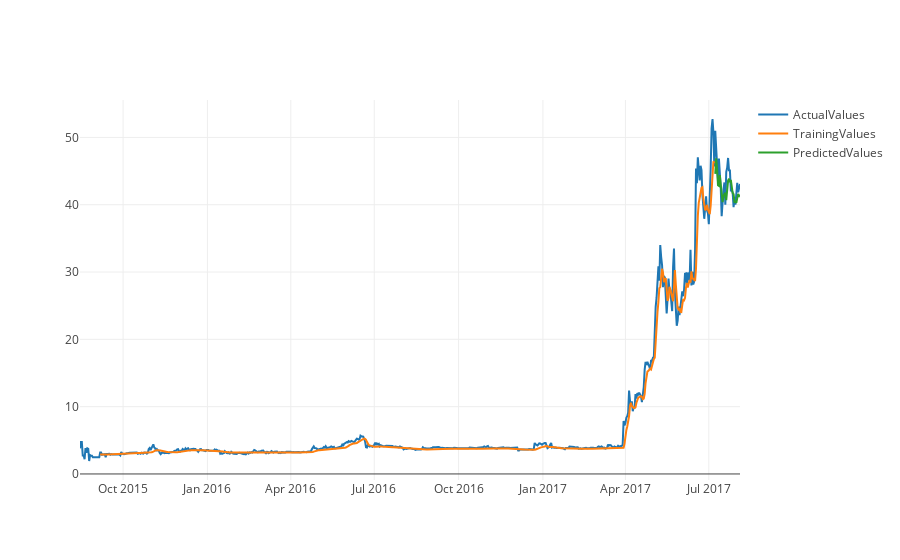
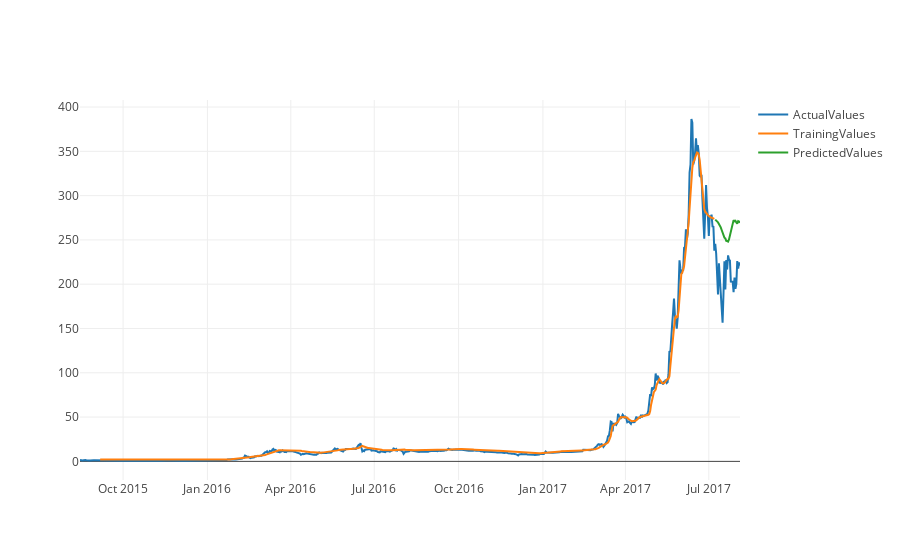
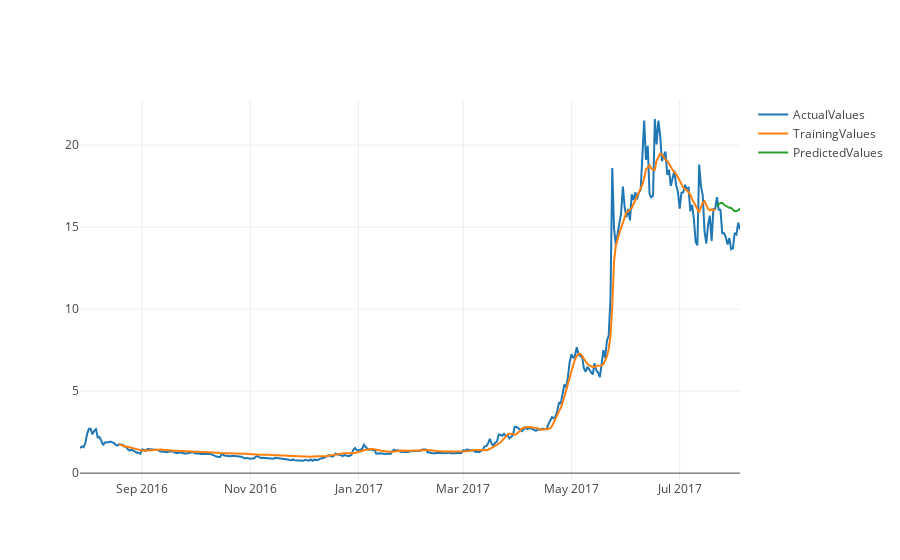
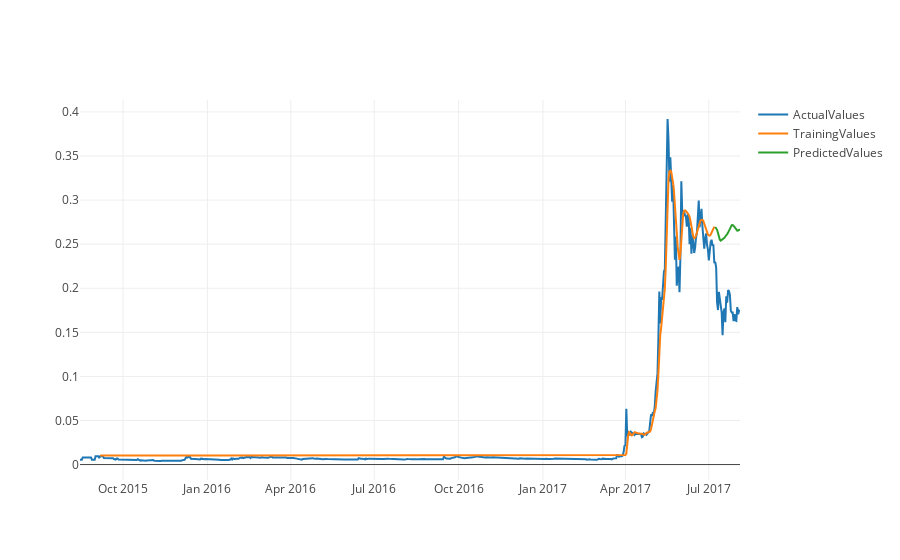

Notebook code for these charts, in order:
### Code cell
USDT_LTC = nextDayPrediction('USDT_LTC', 'poloniex')
USDT_ETH = nextDayPrediction('USDT_ETH', 'poloniex')
USDT_ETC = nextDayPrediction('USDT_ETC', 'poloniex')
USDT_XRP = nextDayPrediction('USDT_XRP', 'poloniex')

### Figure 1 — Plotly figure (JSON) as saved in the notebook; plotly's stock layout.template omitted (floating-point values rounded to 4 significant figures; data arrays with more than 128 entries replaced by an {"elided": "..."} marker saying what was removed)
{"data": [{"name": "ActualValues", "type": "scatter", "x": {"elided": "721 str values"}, "y": {"elided": "721 float values"}}, {"name": "TrainingValues", "type": "scatter", "x": {"elided": "721 str values"}, "y": {"elided": "721 float values"}}, {"name": "PredictedValues", "type": "scatter", "x": {"elided": "721 str values"}, "y": {"elided": "721 float values"}}], "layout": {}}

### Figure 2 — Plotly figure (JSON) as saved in the notebook; plotly's stock layout.template omitted (floating-point values rounded to 4 significant figures; data arrays with more than 128 entries replaced by an {"elided": "..."} marker saying what was removed)
{"data": [{"name": "ActualValues", "type": "scatter", "x": {"elided": "721 str values"}, "y": {"elided": "721 float values"}}, {"name": "TrainingValues", "type": "scatter", "x": {"elided": "721 str values"}, "y": {"elided": "721 float values"}}, {"name": "PredictedValues", "type": "scatter", "x": {"elided": "721 str values"}, "y": {"elided": "721 float values"}}], "layout": {}}

### Figure 3 — Plotly figure (JSON) as saved in the notebook; plotly's stock layout.template omitted (floating-point values rounded to 4 significant figures; data arrays with more than 128 entries replaced by an {"elided": "..."} marker saying what was removed)
{"data": [{"name": "ActualValues", "type": "scatter", "x": {"elided": "373 str values"}, "y": {"elided": "373 float values"}}, {"name": "TrainingValues", "type": "scatter", "x": {"elided": "373 str values"}, "y": {"elided": "373 float values"}}, {"name": "PredictedValues", "type": "scatter", "x": {"elided": "373 str values"}, "y": {"elided": "373 float values"}}], "layout": {}}

### Figure 4 — Plotly figure (JSON) as saved in the notebook; plotly's stock layout.template omitted (floating-point values rounded to 4 significant figures; data arrays with more than 128 entries replaced by an {"elided": "..."} marker saying what was removed)
{"data": [{"name": "ActualValues", "type": "scatter", "x": {"elided": "721 str values"}, "y": {"elided": "721 float values"}}, {"name": "TrainingValues", "type": "scatter", "x": {"elided": "721 str values"}, "y": {"elided": "721 float values"}}, {"name": "PredictedValues", "type": "scatter", "x": {"elided": "721 str values"}, "y": {"elided": "721 float values"}}], "layout": {}}
